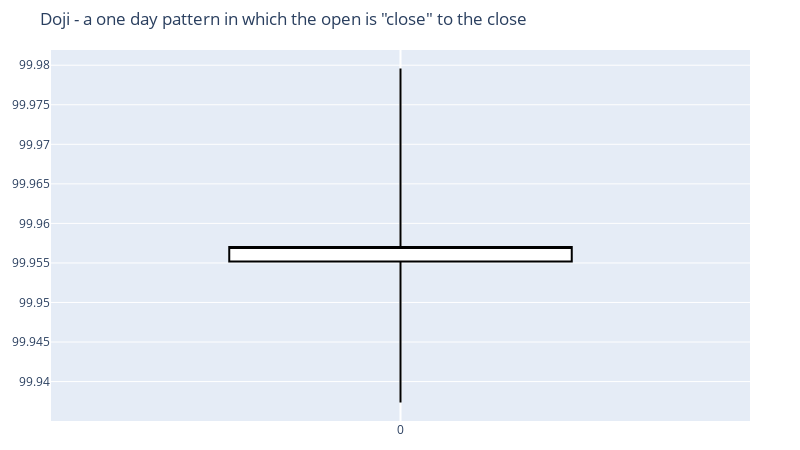
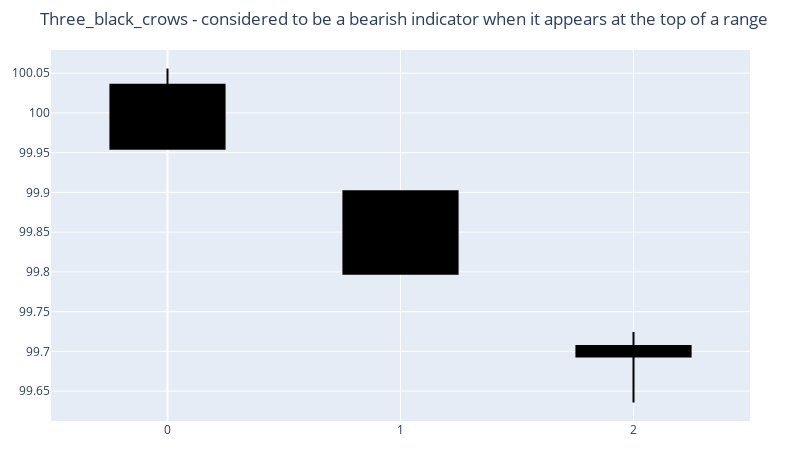
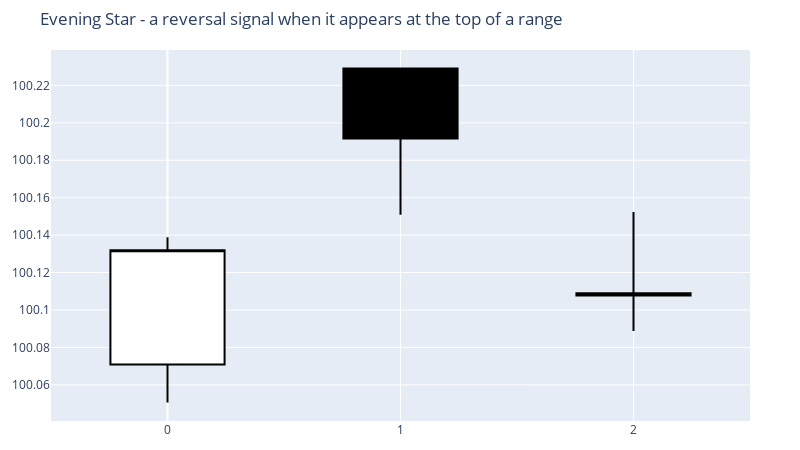
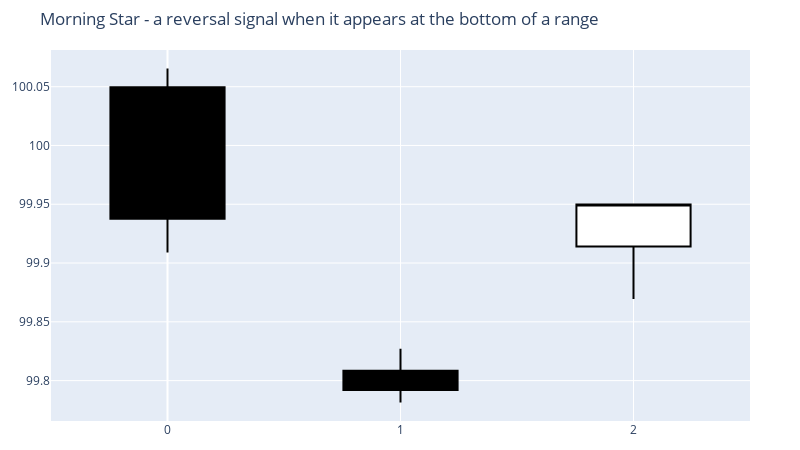

Notebook code cell kept with these figures, in order:
### Markdown cell above
Now I plot some examples. The below function creates examples of a given pattern by generating random patterns until it finds one that satisfies the criteria.

### Code cell
def generate_example(pattern,no_candles,steps_per_day, open_step, close_step, daily_vol, positive_example = True):
  is_example = False
  while is_example == False:
    candles = generate_candles(no_candles, steps_per_day, open_step, close_step, daily_vol)
    this_pattern = candle_pattern(candles[:,1:])
    if positive_example:
      is_example = pattern(this_pattern)
    else:
      is_example = not pattern(this_pattern)
  return candles

doji_candle = generate_example(candle_pattern.doji,1,steps_per_day, open_step, close_step, daily_vol)
plot_candles(doji_candle,'Doji - a one day pattern in which the open is "close" to the close');
     
three_black_crows_candles = generate_example(candle_pattern.three_black_crows,3,steps_per_day, open_step, close_step, daily_vol)
plot_candles(three_black_crows_candles,'Three_black_crows - considered to be a bearish indicator when it appears at the top of a range');

evening_star_candles = generate_example(candle_pattern.evening_star,3,steps_per_day, open_step, close_step, daily_vol)
plot_candles(evening_star_candles,'Evening Star - a reversal signal when it appears at the top of a range');


morning_star_candles = generate_example(candle_pattern.morning_star,3,steps_per_day, open_step, close_step, daily_vol)
plot_candles(morning_star_candles,'Morning Star - a reversal signal when it appears at the bottom of a range');

three_white_soldiers_candles = generate_example(candle_pattern.three_white_soldiers,3,steps_per_day, open_step, close_step, daily_vol)
engulfing_bearish_candles = generate_example(candle_pattern.engulfing_bearish,2,steps_per_day, open_step, close_step, daily_vol)
engulfing_bullish_candles = generate_example(candle_pattern.engulfing_bullish,2,steps_per_day, open_step, close_step, daily_vol)
bullish_abandoned_child_candles = generate_example(candle_pattern.bullish_abandoned_child,3,steps_per_day, open_step, close_step, daily_vol)

### Figure 1 — Plotly figure (JSON) as saved in the notebook; plotly's stock layout.template omitted (floating-point values rounded to 4 significant figures)
{"data": [{"x": [0], "type": "candlestick", "high": [99.98], "low": [99.94], "decreasing": {"line": {"color": "black"}, "fillcolor": "black"}, "close": [99.96], "increasing": {"line": {"color": "black"}, "fillcolor": "white"}, "open": [99.96]}], "layout": {"title": {"text": "Doji - a one day pattern in which the open is \"close\" to the close"}, "height": 450, "width": 800, "xaxis": {"rangeslider": {"visible": false}}, "margin": {"r": 50, "b": 25, "l": 50, "t": 50}}}

### Figure 2 — Plotly figure (JSON) as saved in the notebook; plotly's stock layout.template omitted (floating-point values rounded to 4 significant figures)
{"data": [{"x": [0, 1, 2], "type": "candlestick", "high": [100.1, 99.9, 99.72], "low": [99.95, 99.8, 99.64], "decreasing": {"line": {"color": "black"}, "fillcolor": "black"}, "close": [99.95, 99.8, 99.69], "increasing": {"line": {"color": "black"}, "fillcolor": "white"}, "open": [100.0, 99.9, 99.71]}], "layout": {"title": {"text": "Three_black_crows - considered to be a bearish indicator when it appears at the top of a range"}, "height": 450, "width": 800, "xaxis": {"rangeslider": {"visible": false}}, "margin": {"r": 50, "b": 25, "l": 50, "t": 50}}}

### Figure 3 — Plotly figure (JSON) as saved in the notebook; plotly's stock layout.template omitted (floating-point values rounded to 4 significant figures)
{"data": [{"x": [0, 1, 2], "type": "candlestick", "high": [100.1, 100.2, 100.2], "low": [100.1, 100.2, 100.1], "decreasing": {"line": {"color": "black"}, "fillcolor": "black"}, "close": [100.1, 100.2, 100.1], "increasing": {"line": {"color": "black"}, "fillcolor": "white"}, "open": [100.1, 100.2, 100.1]}], "layout": {"title": {"text": "Evening Star - a reversal signal when it appears at the top of a range"}, "height": 450, "width": 800, "xaxis": {"rangeslider": {"visible": false}}, "margin": {"r": 50, "b": 25, "l": 50, "t": 50}}}

### Figure 4 — Plotly figure (JSON) as saved in the notebook; plotly's stock layout.template omitted (floating-point values rounded to 4 significant figures)
{"data": [{"x": [0, 1, 2], "type": "candlestick", "high": [100.1, 99.83, 99.95], "low": [99.91, 99.78, 99.87], "decreasing": {"line": {"color": "black"}, "fillcolor": "black"}, "close": [99.94, 99.79, 99.95], "increasing": {"line": {"color": "black"}, "fillcolor": "white"}, "open": [100.0, 99.81, 99.91]}], "layout": {"title": {"text": "Morning Star - a reversal signal when it appears at the bottom of a range"}, "height": 450, "width": 800, "xaxis": {"rangeslider": {"visible": false}}, "margin": {"r": 50, "b": 25, "l": 50, "t": 50}}}
